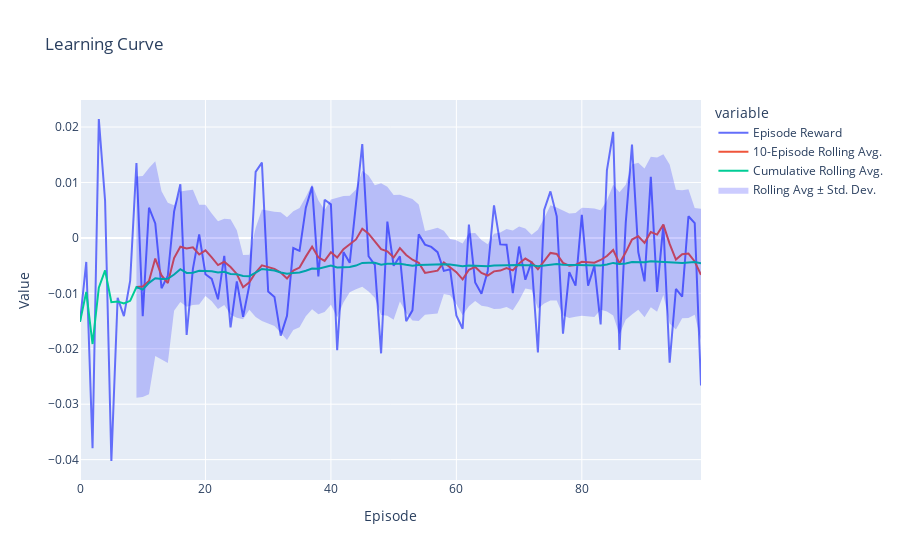

The cell this chart's notebook holds for it:
### Markdown cell above
#### Plot Learning

### Code cell
train_scores = train_history['avg_epi_score_history']
interface.plot_learning(train_scores, rolling_period=10)
